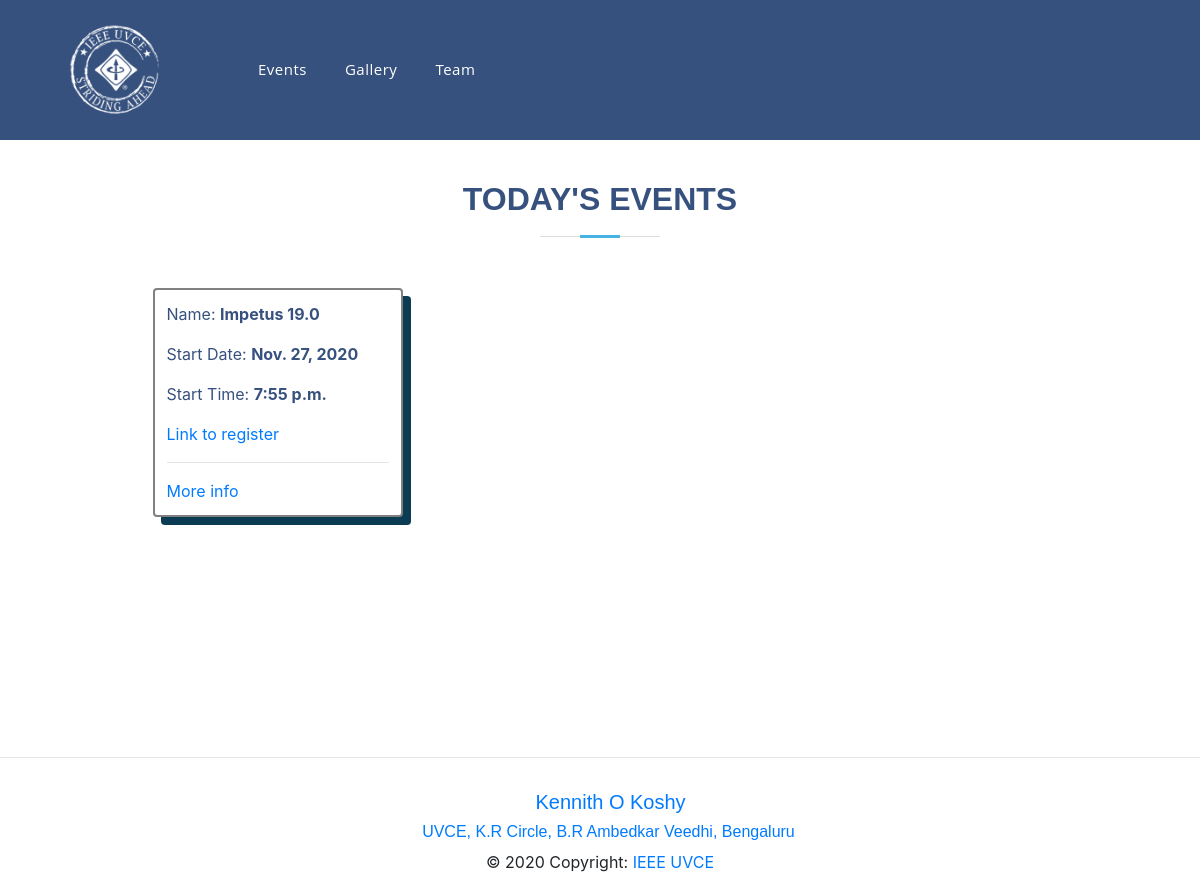
Page /events/ on the earlier database version.
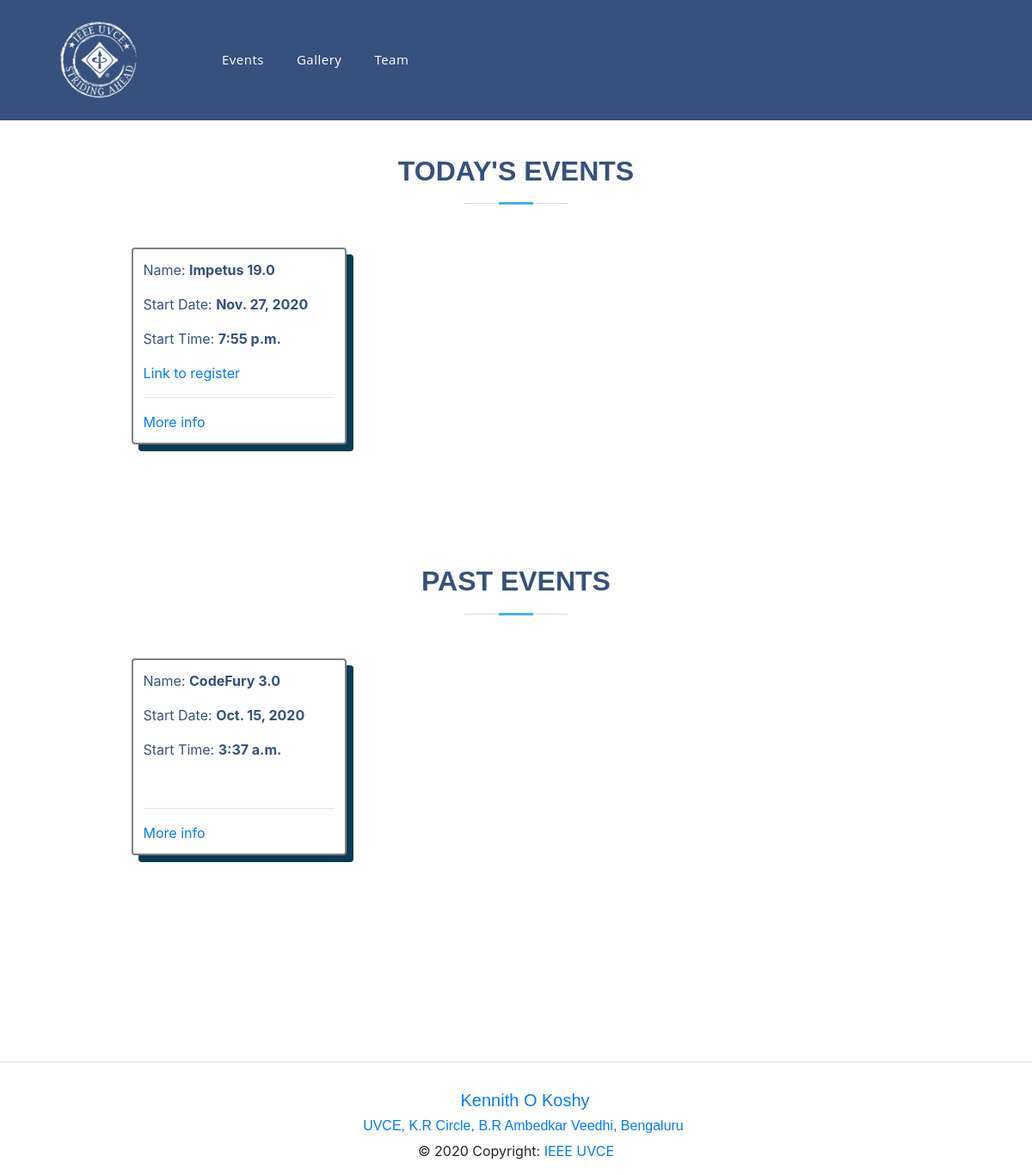
Same page on the later database version.
### events/models.py (models this page shows, shortened)
class Event(models.Model):
    event_name = models.CharField(max_length=21)
    slug = models.SlugField()
    date = models.DateField()
    time = models.TimeField()
    location = models.CharField(max_length=100)
    reg = models.URLField()
    description = models.TextField(max_length=1000, blank=True)
    created = models.DateTimeField(auto_now_add=True)
    orgzer = models.CharField(max_length=40)
    winners = models.TextField(blank=True, default='Not Yet Decided')
    author = models.ForeignKey(User, default=None, on_delete=models.CASCADE)
    is_approved = models.BooleanField(default=False, blank=True)
    approved_by = models.CharField(
        max_length=40,  null=True, blank=True, default=" ")
    class Meta:
        verbose_name = "Event"
        verbose_name_plural = "Events"

### events/views.py (the view)
# urls.py: path('', views.events_list, name='list'),
def events_list(request):
    events = Event.objects.all().order_by('date')
    events = events.filter(is_approved=True)
    event_today = events.filter(date=datetime.date.today())
    eventold = events.filter(date__lt=datetime.date.today())
    eventnew = events.filter(date__gt=datetime.date.today())
    content = {
        'events': events,
        'event_today': event_today,
        'eventold': eventold,
        'eventnew': eventnew,
    }
    return render(request, 'events/events_list.html', content)

### events/templates/events/events_list.html (shortened to what this page needs)
{% extends 'base.html' %} {% block content %} {% if event_today %}
<section id="skills" class="skills">
  <div class="container" data-aos="fade-up">
    <div class="section-title">
      <h2>Today's Events</h2>
    </div>
    <div class="event-container animated bounce">
      {% for event in event_today %}
      <div class="event">
        <p>Name: <b>{{ event.event_name }}</b></p>
        <p>Start Date: <b>{{ event.date }}</b></p>
        <p>Start Time: <b>{{ event.time }}</b></p>
        <a href="{{event.reg}}">Link to register</a>
        <br />
        <hr />
        <a href="{% url 'articles:detail' slug=event.slug %}">More info</a>
      </div>
      {% endfor %}
    </div>
  </div>
</section>
{% endif %}  {% if eventold %}
<section id="skills" class="skills">
  <div class="container" data-aos="fade-up">
    <div class="section-title">
      <h2>Past Events</h2>
    </div>
    <div class="event-container">
      {% for event in eventold %}
      <div class="event">
        <p>Name: <b>{{ event.event_name }}</b></p>
        <p>Start Date: <b>{{ event.date }}</b></p>
        <p>Start Time: <b>{{ event.time }}</b></p>
        <br />
        <hr />
        <a href="{% url 'articles:detail' slug=event.slug %}">More info</a>
      </div>
      {% endfor %}
    </div>
  </div>
</section>
{% endif %} {% endblock %}

Differences in the rows shown:
added Event: event_name "CodeFury 3.0", date "Oct. 15, 2020", time "3:37 a.m.", shown under "PAST EVENTS"
Other differences:
text now shown: "PAST EVENTS"
